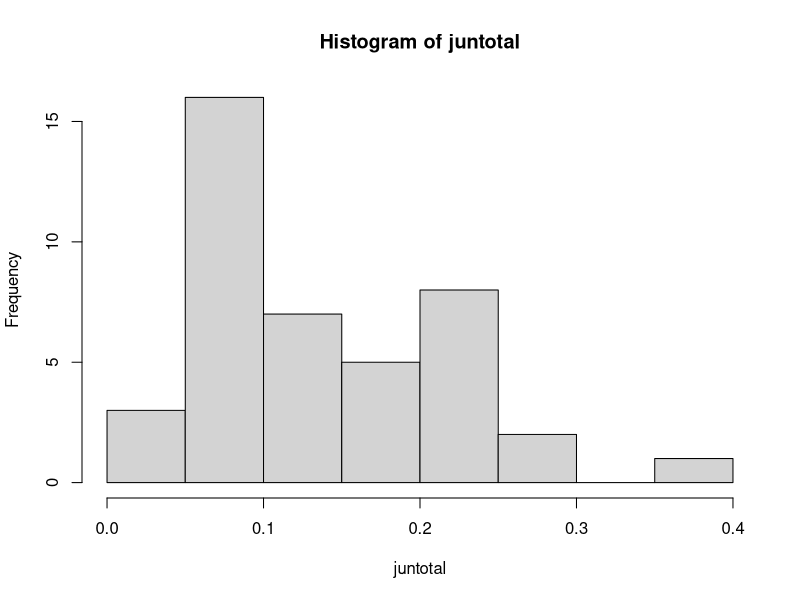
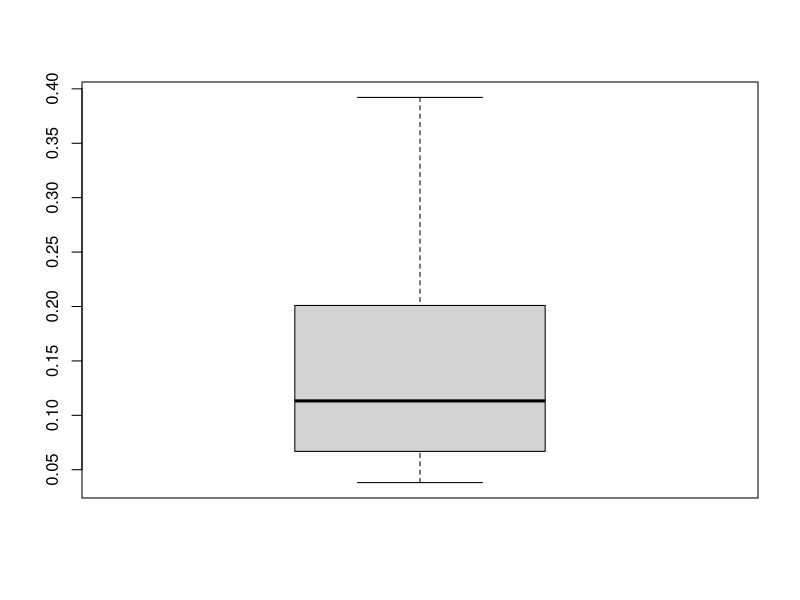
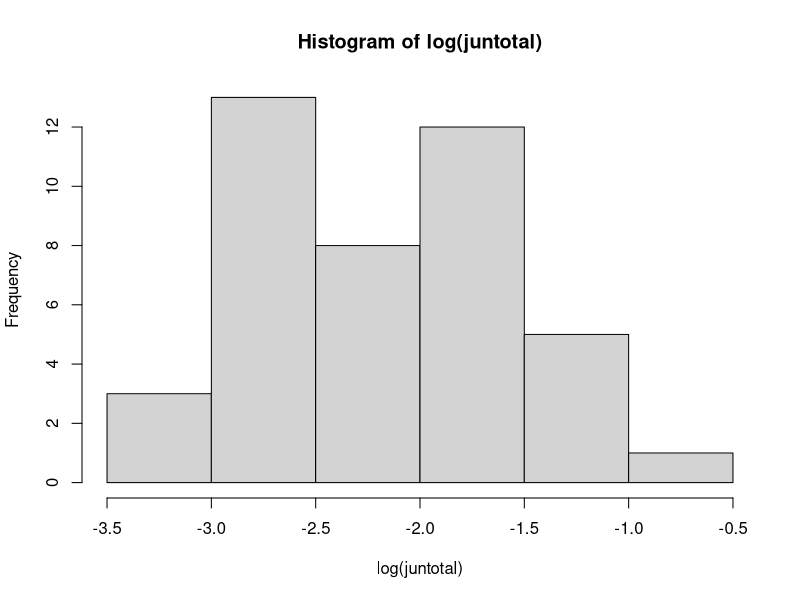
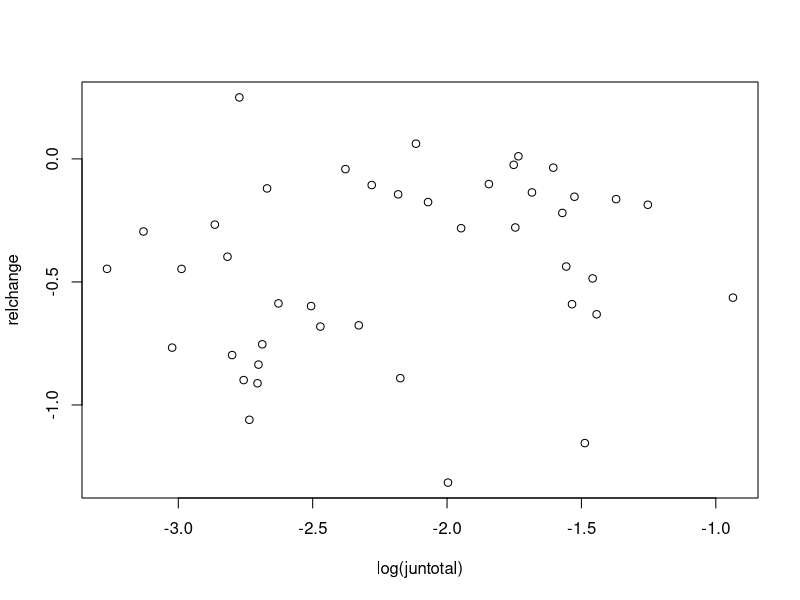
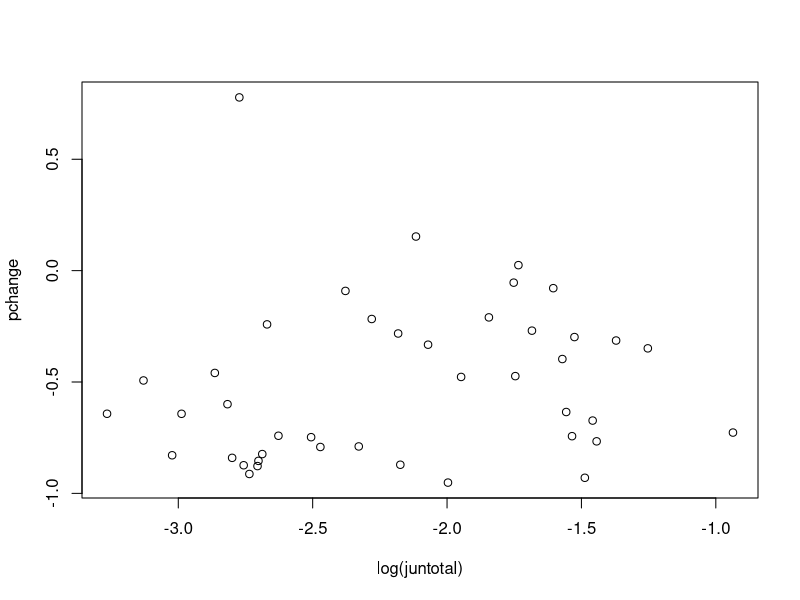

R code for these plots, in order: (Note: this script raises an error after producing the figures.)
bleaching<-read.csv("PdamRbleaching.csv")
bleaching
attach(bleaching)
hist(juntotal)
boxplot(juntotal)
shapiro.test(juntotal)
hist(log(juntotal))
shapiro.test(log(juntotal))
plot(relchange~log(juntotal))
plot(pchange~log(juntotal))
hist(Cbleach$relchange)
hist(Dbleach$relchange)
Cbleach<-subset(bleaching,sym=="C")
Dbleach<-subset(bleaching,sym=="D")
plot(relchange~log(juntotal),data=Cbleach,xlim=c(-3.3,-0.9),ylim=c(-1.5,.5))
points(relchange~log(juntotal),data=Dbleach,pch=20)
plot(relchange~log(juntotal),data=bleaching,pch=as.character(sym),)

fullmodel<-lm(relchange~log(juntotal)*sym)
summary(fullmodel)
ancovamodel<-lm(relchange~log(juntotal)+sym)
summary(ancovamodel)
#fit individual models
Cmodel<-lm(relchange~log(juntotal),data=Cbleach)
summary(Cmodel)
Dmodel<-lm(relchange~log(juntotal),data=Dbleach)
summary(Dmodel)
#examine C model residuals
plot(residuals(Cmodel)~Cmodel$fitted.values)
plot(residuals(Cmodel)~log(juntotal),data=Cbleach)
boxplot(residuals(Cmodel))
hist(residuals(Cmodel))
qqnorm(residuals(Cmodel))
qqline(residuals(Cmodel))
shapiro.test(residuals(Cmodel))
cdC<-cooks.distance(Cmodel)
summary(Cbleach)
plot(cdC~log(juntotal),data=Cbleach,ylim=c(0,.3))
abline(h=4/19,lty=2)
identify(log(juntotal)[sym=="C"],cdC,Cbleach$colony)
#colony 981 has D>4/n
#examine D model residuals
plot(residuals(Dmodel)~Dmodel$fitted.values)
plot(residuals(Dmodel)~log(juntotal),data=Dbleach)
boxplot(residuals(Dmodel))
hist(residuals(Dmodel))
qqnorm(residuals(Dmodel))
qqline(residuals(Dmodel))
shapiro.test(residuals(Dmodel))
cdD<-cooks.distance(Dmodel)
summary(Dbleach)
plot(cdD~log(juntotal),data=Dbleach,ylim=c(0,.35))
abline(h=4/23,lty=2)
identify(log(juntotal)[sym=="D"],cdD,Dbleach$colony)
#colony 796 has D>4/n


#plotting
summary(relchange)
summary(log(juntotal))
plot(relchange~log(juntotal,10),data=Cbleach,pch=1,xlim=c(-1.4331718,-0.390865),ylim=c(-1.4,0.3),xlab="log Pre-bleaching density",ylab="Relative symbiont change",cex=0.7)
points(relchange~log(juntotal,10),data=Dbleach,pch=19,cex=0.7)
lines(predict(Cmodel)~log(juntotal),data=Cbleach)
lines(predict(Dmodel)~log(juntotal),data=Dbleach)
abline(h=0,lty=2)
identify(log(juntotal),relchange,colony)

#calculating adjusted means
Cmodel$coefficients; Dmodel$coefficients
mean(log(juntotal))
mean(Cbleach$relchange) #unadjusted mean
mean(Dbleach$relchange) #unadjusted mean
Cmodel$coefficients[1]+Cmodel$coefficients[2]*mean(log(juntotal))
Dmodel$coefficients[1]+Dmodel$coefficients[2]*mean(log(juntotal))

#two-way model
model<-lm(relchange~propD*log(juntotal),data=data1)
summary(model)
reduced<-lm(relchange~propD+log(juntotal))
summary(reduced)
single<-lm(relchange~log(juntotal))
summary(single)
single2<-lm(relchange~propD)
summary(single2)
residuals(reduced)
hist(reduced$residuals)
plot(reduced$residuals~log(juntotal))
plot(reduced$residuals~predict(reduced))

##can i make a two-way graph of this?
plot(relchange~propD*log(juntotal))


#ANCOVA with jun as predictor and aug as response, by clade
plot(log(augtotal)~log(juntotal),data=Cbleach,xlim=c(-3.3,-0.8),ylim=c(-5.2,-1.2),xlab="log(Pre-bleaching Density)",ylab="log(Post-bleaching Density)")
points(log(augtotal)~log(juntotal),data=Dbleach,pch=20)
lines(predict(Cmodel)~log(juntotal),data=bleaching[sym=="C",])
lines(predict(Dmodel)~log(juntotal),data=bleaching[sym=="D",])
abline(coef=c(0,1))
ancova<-lm(log(augtotal)~log(juntotal)+sym)
summary(ancova)
#need to test if slope is less than 1!!!!! HOW???

#individual model
Dmodel<-lm(log(augtotal)~log(juntotal),data=bleaching[sym=="D",])
Cmodel<-lm(log(augtotal)~log(juntotal),data=bleaching[sym=="C",])
summary(model)
plot(log(augtotal)~log(juntotal),xlim=c(-3,-1),ylim=c(-5.5,-1),data=bleaching[sym=="D",])
lines(predict(model)~log(juntotal),data=bleaching[sym=="D",])
abline(coef=c(0,1))

plot(log(augtotal)~log(juntotal),xlim=c(-3.3,-1.5),ylim=c(-5.5,-1),data=bleaching[sym=="C",])
lines(predict(model)~log(juntotal),data=bleaching[sym=="C",])
abline(coef=c(0,1))

summary(log(juntotal))

summary(relchange[sym=="D"])